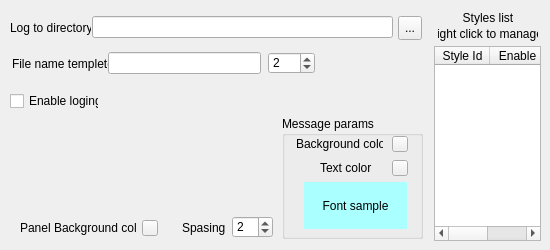
<?xml version="1.0" encoding="UTF-8"?>
<ui version="4.0">
 <class>QConsolePropPage</class>
 <widget class="QWidget" name="QConsolePropPage">
  <property name="geometry">
   <rect>
    <x>0</x>
    <y>0</y>
    <width>550</width>
    <height>250</height>
   </rect>
  </property>
  <property name="minimumSize">
   <size>
    <width>550</width>
    <height>250</height>
   </size>
  </property>
  <property name="maximumSize">
   <size>
    <width>550</width>
    <height>250</height>
   </size>
  </property>
  <property name="windowTitle">
   <string>Console</string>
  </property>
  <widget class="QGroupBox" name="groupBoxMessage">
   <property name="geometry">
    <rect>
     <x>282</x>
     <y>116</y>
     <width>141</width>
     <height>123</height>
    </rect>
   </property>
   <property name="title">
    <string>Message params</string>
   </property>
   <widget class="QToolButton" name="toolButtonBkgColorS">
    <property name="geometry">
     <rect>
      <x>110</x>
      <y>20</y>
      <width>16</width>
      <height>16</height>
     </rect>
    </property>
    <property name="minimumSize">
     <size>
      <width>16</width>
      <height>16</height>
     </size>
    </property>
    <property name="maximumSize">
     <size>
      <width>16</width>
      <height>16</height>
     </size>
    </property>
    <property name="autoFillBackground">
     <bool>true</bool>
    </property>
    <property name="text">
     <string/>
    </property>
   </widget>
   <widget class="QLabel" name="labelBkgColorS">
    <property name="geometry">
     <rect>
      <x>14</x>
      <y>20</y>
      <width>87</width>
      <height>16</height>
     </rect>
    </property>
    <property name="text">
     <string>Background color</string>
    </property>
   </widget>
   <widget class="QToolButton" name="toolButtonTextColor">
    <property name="geometry">
     <rect>
      <x>110</x>
      <y>44</y>
      <width>16</width>
      <height>16</height>
     </rect>
    </property>
    <property name="minimumSize">
     <size>
      <width>16</width>
      <height>16</height>
     </size>
    </property>
    <property name="maximumSize">
     <size>
      <width>16</width>
      <height>16</height>
     </size>
    </property>
    <property name="autoFillBackground">
     <bool>true</bool>
    </property>
    <property name="text">
     <string/>
    </property>
   </widget>
   <widget class="QLabel" name="labelTextColor">
    <property name="geometry">
     <rect>
      <x>38</x>
      <y>44</y>
      <width>65</width>
      <height>16</height>
     </rect>
    </property>
    <property name="text">
     <string>Text color</string>
    </property>
   </widget>
   <widget class="QPushButton" name="pushButtonFont">
    <property name="geometry">
     <rect>
      <x>22</x>
      <y>66</y>
      <width>103</width>
      <height>47</height>
     </rect>
    </property>
    <property name="palette">
     <palette>
      <active>
       <colorrole role="WindowText">
        <brush brushstyle="SolidPattern">
         <color alpha="255">
          <red>0</red>
          <green>0</green>
          <blue>0</blue>
         </color>
        </brush>
       </colorrole>
       <colorrole role="Button">
        <brush brushstyle="SolidPattern">
         <color alpha="255">
          <red>170</red>
          <green>255</green>
          <blue>255</blue>
         </color>
        </brush>
       </colorrole>
       <colorrole role="Light">
        <brush brushstyle="SolidPattern">
         <color alpha="255">
          <red>255</red>
          <green>255</green>
          <blue>255</blue>
         </color>
        </brush>
       </colorrole>
       <colorrole role="Midlight">
        <brush brushstyle="SolidPattern">
         <color alpha="255">
          <red>212</red>
          <green>255</green>
          <blue>255</blue>
         </color>
        </brush>
       </colorrole>
       <colorrole role="Dark">
        <brush brushstyle="SolidPattern">
         <color alpha="255">
          <red>85</red>
          <green>127</green>
          <blue>127</blue>
         </color>
        </brush>
       </colorrole>
       <colorrole role="Mid">
        <brush brushstyle="SolidPattern">
         <color alpha="255">
          <red>113</red>
          <green>170</green>
          <blue>170</blue>
         </color>
        </brush>
       </colorrole>
       <colorrole role="Text">
        <brush brushstyle="SolidPattern">
         <color alpha="255">
          <red>0</red>
          <green>0</green>
          <blue>0</blue>
         </color>
        </brush>
       </colorrole>
       <colorrole role="BrightText">
        <brush brushstyle="SolidPattern">
         <color alpha="255">
          <red>255</red>
          <green>255</green>
          <blue>255</blue>
         </color>
        </brush>
       </colorrole>
       <colorrole role="ButtonText">
        <brush brushstyle="SolidPattern">
         <color alpha="255">
          <red>0</red>
          <green>0</green>
          <blue>0</blue>
         </color>
        </brush>
       </colorrole>
       <colorrole role="Base">
        <brush brushstyle="SolidPattern">
         <color alpha="255">
          <red>255</red>
          <green>255</green>
          <blue>255</blue>
         </color>
        </brush>
       </colorrole>
       <colorrole role="Window">
        <brush brushstyle="SolidPattern">
         <color alpha="255">
          <red>170</red>
          <green>255</green>
          <blue>255</blue>
         </color>
        </brush>
       </colorrole>
       <colorrole role="Shadow">
        <brush brushstyle="SolidPattern">
         <color alpha="255">
          <red>0</red>
          <green>0</green>
          <blue>0</blue>
         </color>
        </brush>
       </colorrole>
       <colorrole role="AlternateBase">
        <brush brushstyle="SolidPattern">
         <color alpha="255">
          <red>212</red>
          <green>255</green>
          <blue>255</blue>
         </color>
        </brush>
       </colorrole>
       <colorrole role="ToolTipBase">
        <brush brushstyle="SolidPattern">
         <color alpha="255">
          <red>255</red>
          <green>255</green>
          <blue>220</blue>
         </color>
        </brush>
       </colorrole>
       <colorrole role="ToolTipText">
        <brush brushstyle="SolidPattern">
         <color alpha="255">
          <red>0</red>
          <green>0</green>
          <blue>0</blue>
         </color>
        </brush>
       </colorrole>
      </active>
      <inactive>
       <colorrole role="WindowText">
        <brush brushstyle="SolidPattern">
         <color alpha="255">
          <red>0</red>
          <green>0</green>
          <blue>0</blue>
         </color>
        </brush>
       </colorrole>
       <colorrole role="Button">
        <brush brushstyle="SolidPattern">
         <color alpha="255">
          <red>170</red>
          <green>255</green>
          <blue>255</blue>
         </color>
        </brush>
       </colorrole>
       <colorrole role="Light">
        <brush brushstyle="SolidPattern">
         <color alpha="255">
          <red>255</red>
          <green>255</green>
          <blue>255</blue>
         </color>
        </brush>
       </colorrole>
       <colorrole role="Midlight">
        <brush brushstyle="SolidPattern">
         <color alpha="255">
          <red>212</red>
          <green>255</green>
          <blue>255</blue>
         </color>
        </brush>
       </colorrole>
       <colorrole role="Dark">
        <brush brushstyle="SolidPattern">
         <color alpha="255">
          <red>85</red>
          <green>127</green>
          <blue>127</blue>
         </color>
        </brush>
       </colorrole>
       <colorrole role="Mid">
        <brush brushstyle="SolidPattern">
         <color alpha="255">
          <red>113</red>
          <green>170</green>
          <blue>170</blue>
         </color>
        </brush>
       </colorrole>
       <colorrole role="Text">
        <brush brushstyle="SolidPattern">
         <color alpha="255">
          <red>0</red>
          <green>0</green>
          <blue>0</blue>
         </color>
        </brush>
       </colorrole>
       <colorrole role="BrightText">
        <brush brushstyle="SolidPattern">
         <color alpha="255">
          <red>255</red>
          <green>255</green>
          <blue>255</blue>
         </color>
        </brush>
       </colorrole>
       <colorrole role="ButtonText">
        <brush brushstyle="SolidPattern">
         <color alpha="255">
          <red>0</red>
          <green>0</green>
          <blue>0</blue>
         </color>
        </brush>
       </colorrole>
       <colorrole role="Base">
        <brush brushstyle="SolidPattern">
         <color alpha="255">
          <red>255</red>
          <green>255</green>
          <blue>255</blue>
         </color>
        </brush>
       </colorrole>
       <colorrole role="Window">
        <brush brushstyle="SolidPattern">
         <color alpha="255">
          <red>170</red>
          <green>255</green>
          <blue>255</blue>
         </color>
        </brush>
       </colorrole>
       <colorrole role="Shadow">
        <brush brushstyle="SolidPattern">
         <color alpha="255">
          <red>0</red>
          <green>0</green>
          <blue>0</blue>
         </color>
        </brush>
       </colorrole>
       <colorrole role="AlternateBase">
        <brush brushstyle="SolidPattern">
         <color alpha="255">
          <red>212</red>
          <green>255</green>
          <blue>255</blue>
         </color>
        </brush>
       </colorrole>
       <colorrole role="ToolTipBase">
        <brush brushstyle="SolidPattern">
         <color alpha="255">
          <red>255</red>
          <green>255</green>
          <blue>220</blue>
         </color>
        </brush>
       </colorrole>
       <colorrole role="ToolTipText">
        <brush brushstyle="SolidPattern">
         <color alpha="255">
          <red>0</red>
          <green>0</green>
          <blue>0</blue>
         </color>
        </brush>
       </colorrole>
      </inactive>
      <disabled>
       <colorrole role="WindowText">
        <brush brushstyle="SolidPattern">
         <color alpha="255">
          <red>85</red>
          <green>127</green>
          <blue>127</blue>
         </color>
        </brush>
       </colorrole>
       <colorrole role="Button">
        <brush brushstyle="SolidPattern">
         <color alpha="255">
          <red>170</red>
          <green>255</green>
          <blue>255</blue>
         </color>
        </brush>
       </colorrole>
       <colorrole role="Light">
        <brush brushstyle="SolidPattern">
         <color alpha="255">
          <red>255</red>
          <green>255</green>
          <blue>255</blue>
         </color>
        </brush>
       </colorrole>
       <colorrole role="Midlight">
        <brush brushstyle="SolidPattern">
         <color alpha="255">
          <red>212</red>
          <green>255</green>
          <blue>255</blue>
         </color>
        </brush>
       </colorrole>
       <colorrole role="Dark">
        <brush brushstyle="SolidPattern">
         <color alpha="255">
          <red>85</red>
          <green>127</green>
          <blue>127</blue>
         </color>
        </brush>
       </colorrole>
       <colorrole role="Mid">
        <brush brushstyle="SolidPattern">
         <color alpha="255">
          <red>113</red>
          <green>170</green>
          <blue>170</blue>
         </color>
        </brush>
       </colorrole>
       <colorrole role="Text">
        <brush brushstyle="SolidPattern">
         <color alpha="255">
          <red>85</red>
          <green>127</green>
          <blue>127</blue>
         </color>
        </brush>
       </colorrole>
       <colorrole role="BrightText">
        <brush brushstyle="SolidPattern">
         <color alpha="255">
          <red>255</red>
          <green>255</green>
          <blue>255</blue>
         </color>
        </brush>
       </colorrole>
       <colorrole role="ButtonText">
        <brush brushstyle="SolidPattern">
         <color alpha="255">
          <red>85</red>
          <green>127</green>
          <blue>127</blue>
         </color>
        </brush>
       </colorrole>
       <colorrole role="Base">
        <brush brushstyle="SolidPattern">
         <color alpha="255">
          <red>170</red>
          <green>255</green>
          <blue>255</blue>
         </color>
        </brush>
       </colorrole>
       <colorrole role="Window">
        <brush brushstyle="SolidPattern">
         <color alpha="255">
          <red>170</red>
          <green>255</green>
          <blue>255</blue>
         </color>
        </brush>
       </colorrole>
       <colorrole role="Shadow">
        <brush brushstyle="SolidPattern">
         <color alpha="255">
          <red>0</red>
          <green>0</green>
          <blue>0</blue>
         </color>
        </brush>
       </colorrole>
       <colorrole role="AlternateBase">
        <brush brushstyle="SolidPattern">
         <color alpha="255">
          <red>170</red>
          <green>255</green>
          <blue>255</blue>
         </color>
        </brush>
       </colorrole>
       <colorrole role="ToolTipBase">
        <brush brushstyle="SolidPattern">
         <color alpha="255">
          <red>255</red>
          <green>255</green>
          <blue>220</blue>
         </color>
        </brush>
       </colorrole>
       <colorrole role="ToolTipText">
        <brush brushstyle="SolidPattern">
         <color alpha="255">
          <red>0</red>
          <green>0</green>
          <blue>0</blue>
         </color>
        </brush>
       </colorrole>
      </disabled>
     </palette>
    </property>
    <property name="autoFillBackground">
     <bool>true</bool>
    </property>
    <property name="text">
     <string>Font sample</string>
    </property>
    <property name="flat">
     <bool>true</bool>
    </property>
   </widget>
  </widget>
  <widget class="QTableWidget" name="tableWidgetStyles">
   <property name="geometry">
    <rect>
     <x>434</x>
     <y>46</y>
     <width>107</width>
     <height>195</height>
    </rect>
   </property>
   <property name="rowCount">
    <number>0</number>
   </property>
   <property name="columnCount">
    <number>2</number>
   </property>
   <attribute name="horizontalHeaderDefaultSectionSize">
    <number>55</number>
   </attribute>
   <attribute name="horizontalHeaderMinimumSectionSize">
    <number>20</number>
   </attribute>
   <attribute name="horizontalHeaderStretchLastSection">
    <bool>true</bool>
   </attribute>
   <attribute name="verticalHeaderVisible">
    <bool>false</bool>
   </attribute>
   <attribute name="verticalHeaderDefaultSectionSize">
    <number>20</number>
   </attribute>
   <column>
    <property name="text">
     <string>Style Id</string>
    </property>
   </column>
   <column>
    <property name="text">
     <string>Enable</string>
    </property>
   </column>
  </widget>
  <widget class="QLabel" name="labelStyles">
   <property name="geometry">
    <rect>
     <x>438</x>
     <y>8</y>
     <width>100</width>
     <height>19</height>
    </rect>
   </property>
   <property name="text">
    <string>Styles list</string>
   </property>
   <property name="alignment">
    <set>Qt::AlignCenter</set>
   </property>
  </widget>
  <widget class="QLabel" name="labelStyles1">
   <property name="geometry">
    <rect>
     <x>438</x>
     <y>24</y>
     <width>100</width>
     <height>19</height>
    </rect>
   </property>
   <property name="text">
    <string>right click to manage</string>
   </property>
   <property name="alignment">
    <set>Qt::AlignCenter</set>
   </property>
  </widget>
  <widget class="QToolButton" name="toolButtonBkgColor">
   <property name="geometry">
    <rect>
     <x>142</x>
     <y>220</y>
     <width>16</width>
     <height>16</height>
    </rect>
   </property>
   <property name="minimumSize">
    <size>
     <width>16</width>
     <height>16</height>
    </size>
   </property>
   <property name="maximumSize">
    <size>
     <width>16</width>
     <height>16</height>
    </size>
   </property>
   <property name="autoFillBackground">
    <bool>true</bool>
   </property>
   <property name="text">
    <string/>
   </property>
  </widget>
  <widget class="QLabel" name="labelBkgColor">
   <property name="geometry">
    <rect>
     <x>20</x>
     <y>220</y>
     <width>117</width>
     <height>16</height>
    </rect>
   </property>
   <property name="text">
    <string>Panel Background color</string>
   </property>
  </widget>
  <widget class="QSpinBox" name="spinBoxSpasing">
   <property name="geometry">
    <rect>
     <x>232</x>
     <y>216</y>
     <width>41</width>
     <height>22</height>
    </rect>
   </property>
   <property name="minimum">
    <number>0</number>
   </property>
   <property name="maximum">
    <number>40</number>
   </property>
   <property name="singleStep">
    <number>1</number>
   </property>
   <property name="value">
    <number>2</number>
   </property>
  </widget>
  <widget class="QLabel" name="labelSpasing">
   <property name="geometry">
    <rect>
     <x>182</x>
     <y>220</y>
     <width>45</width>
     <height>16</height>
    </rect>
   </property>
   <property name="text">
    <string>Spasing</string>
   </property>
  </widget>
  <widget class="QCheckBox" name="checkBoxLog">
   <property name="geometry">
    <rect>
     <x>10</x>
     <y>92</y>
     <width>89</width>
     <height>18</height>
    </rect>
   </property>
   <property name="text">
    <string>Enable loging</string>
   </property>
  </widget>
  <widget class="QSpinBox" name="spinBoxFileCount">
   <property name="geometry">
    <rect>
     <x>268</x>
     <y>52</y>
     <width>47</width>
     <height>22</height>
    </rect>
   </property>
   <property name="minimum">
    <number>0</number>
   </property>
   <property name="maximum">
    <number>999999</number>
   </property>
   <property name="singleStep">
    <number>1</number>
   </property>
   <property name="value">
    <number>2</number>
   </property>
  </widget>
  <widget class="QLabel" name="labelFileName">
   <property name="geometry">
    <rect>
     <x>12</x>
     <y>56</y>
     <width>97</width>
     <height>16</height>
    </rect>
   </property>
   <property name="text">
    <string>File name templete</string>
   </property>
  </widget>
  <widget class="QLineEdit" name="lineEditFileName">
   <property name="geometry">
    <rect>
     <x>108</x>
     <y>52</y>
     <width>153</width>
     <height>22</height>
    </rect>
   </property>
  </widget>
  <widget class="QLineEdit" name="lineEditFileDir">
   <property name="geometry">
    <rect>
     <x>92</x>
     <y>16</y>
     <width>301</width>
     <height>22</height>
    </rect>
   </property>
  </widget>
  <widget class="QLabel" name="labelFileDir">
   <property name="geometry">
    <rect>
     <x>10</x>
     <y>20</y>
     <width>81</width>
     <height>16</height>
    </rect>
   </property>
   <property name="text">
    <string>Log to directory</string>
   </property>
  </widget>
  <widget class="QToolButton" name="toolButtonDir">
   <property name="geometry">
    <rect>
     <x>398</x>
     <y>16</y>
     <width>24</width>
     <height>24</height>
    </rect>
   </property>
   <property name="text">
    <string>...</string>
   </property>
   <property name="icon">
    <iconset resource="QConsole.qrc">
     <normaloff>:/Resources/standardbutton-save-32.png</normaloff>:/Resources/standardbutton-save-32.png</iconset>
   </property>
  </widget>
 </widget>
 <resources>
  <include location="QConsole.qrc"/>
 </resources>
 <connections>
  <connection>
   <sender>toolButtonBkgColor</sender>
   <signal>clicked()</signal>
   <receiver>QConsolePropPage</receiver>
   <slot>OnButtonBkgColorClicked()</slot>
   <hints>
    <hint type="sourcelabel">
     <x>413</x>
     <y>56</y>
    </hint>
    <hint type="destinationlabel">
     <x>424</x>
     <y>14</y>
    </hint>
   </hints>
  </connection>
  <connection>
   <sender>toolButtonBkgColorS</sender>
   <signal>clicked()</signal>
   <receiver>QConsolePropPage</receiver>
   <slot>OnButtonColorClicked()</slot>
   <hints>
    <hint type="sourcelabel">
     <x>400</x>
     <y>145</y>
    </hint>
    <hint type="destinationlabel">
     <x>427</x>
     <y>115</y>
    </hint>
   </hints>
  </connection>
  <connection>
   <sender>toolButtonTextColor</sender>
   <signal>clicked()</signal>
   <receiver>QConsolePropPage</receiver>
   <slot>OnButtonColorClicked()</slot>
   <hints>
    <hint type="sourcelabel">
     <x>403</x>
     <y>163</y>
    </hint>
    <hint type="destinationlabel">
     <x>429</x>
     <y>159</y>
    </hint>
   </hints>
  </connection>
  <connection>
   <sender>pushButtonFont</sender>
   <signal>clicked()</signal>
   <receiver>QConsolePropPage</receiver>
   <slot>OnButtonFontClicked()</slot>
   <hints>
    <hint type="sourcelabel">
     <x>393</x>
     <y>204</y>
    </hint>
    <hint type="destinationlabel">
     <x>429</x>
     <y>204</y>
    </hint>
   </hints>
  </connection>
  <connection>
   <sender>tableWidgetStyles</sender>
   <signal>customContextMenuRequested(QPoint)</signal>
   <receiver>QConsolePropPage</receiver>
   <slot>OnCustomContextMenuRequest(QPoint)</slot>
   <hints>
    <hint type="sourcelabel">
     <x>456</x>
     <y>84</y>
    </hint>
    <hint type="destinationlabel">
     <x>371</x>
     <y>23</y>
    </hint>
   </hints>
  </connection>
  <connection>
   <sender>tableWidgetStyles</sender>
   <signal>itemSelectionChanged()</signal>
   <receiver>QConsolePropPage</receiver>
   <slot>OnStyleSelectionChanged()</slot>
   <hints>
    <hint type="sourcelabel">
     <x>481</x>
     <y>81</y>
    </hint>
    <hint type="destinationlabel">
     <x>299</x>
     <y>70</y>
    </hint>
   </hints>
  </connection>
  <connection>
   <sender>tableWidgetStyles</sender>
   <signal>itemChanged(QTableWidgetItem*)</signal>
   <receiver>QConsolePropPage</receiver>
   <slot>OnStyleIdChage(QTableWidgetItem*)</slot>
   <hints>
    <hint type="sourcelabel">
     <x>487</x>
     <y>93</y>
    </hint>
    <hint type="destinationlabel">
     <x>248</x>
     <y>103</y>
    </hint>
   </hints>
  </connection>
  <connection>
   <sender>toolButtonDir</sender>
   <signal>clicked()</signal>
   <receiver>QConsolePropPage</receiver>
   <slot>OnDirectoryButtonClicked()</slot>
   <hints>
    <hint type="sourcelabel">
     <x>356</x>
     <y>32</y>
    </hint>
    <hint type="destinationlabel">
     <x>358</x>
     <y>49</y>
    </hint>
   </hints>
  </connection>
 </connections>
 <slots>
  <slot>OnButtonColorClicked()</slot>
  <slot>OnButtonFontClicked()</slot>
  <slot>OnButtonBkgColorClicked()</slot>
  <slot>OnCustomContextMenuRequest(QPoint)</slot>
  <slot>OnStyleSelectionChanged()</slot>
  <slot>OnStyleIdChage(QTableWidgetItem*)</slot>
  <slot>OnDirectoryButtonClicked()</slot>
 </slots>
</ui>
